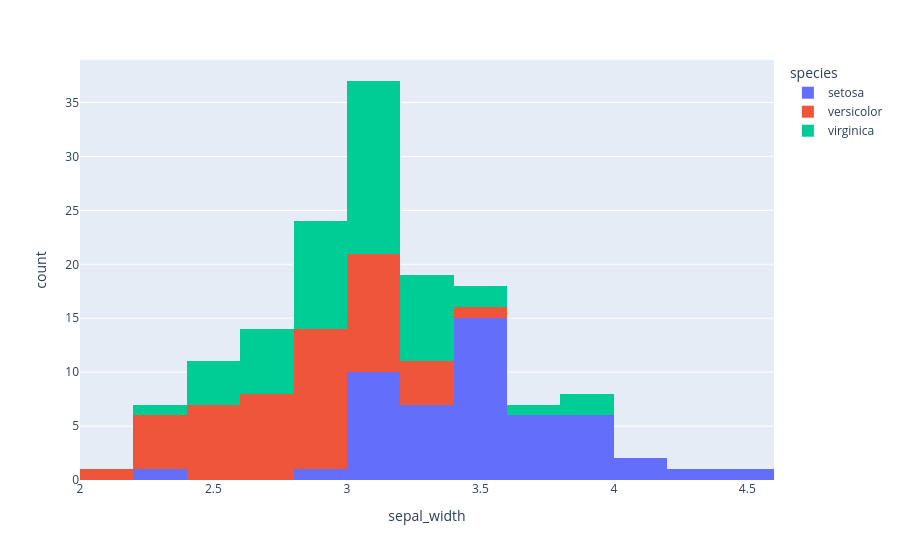

The cell this chart's notebook holds for it:
### Code cell
# Histogram 
fig6 = px.histogram(df, x='sepal_width', color='species')
fig6.show()

# save the plot
fig6.write_image('./outputs/fig6.png', scale=3)

### Figure 1 — Plotly figure (JSON) as saved in the notebook; plotly's stock layout.template omitted (floating-point values rounded to 4 significant figures)
{"data": [{"bingroup": "x", "hovertemplate": "species=setosa<br>sepal_width=%{x}<br>count=%{y}<extra></extra>", "legendgroup": "setosa", "marker": {"color": "#636efa", "pattern": {"shape": ""}}, "name": "setosa", "orientation": "v", "showlegend": true, "type": "histogram", "x": [3.5, 3.0, 3.2, 3.1, 3.6, 3.9, 3.4, 3.4, 2.9, 3.1, 3.7, 3.4, 3.0, 3.0, 4.0, 4.4, 3.9, 3.5, 3.8, 3.8, 3.4, 3.7, 3.6, 3.3, 3.4, 3.0, 3.4, 3.5, 3.4, 3.2, 3.1, 3.4, 4.1, 4.2, 3.1, 3.2, 3.5, 3.6, 3.0, 3.4, 3.5, 2.3, 3.2, 3.5, 3.8, 3.0, 3.8, 3.2, 3.7, 3.3], "xaxis": "x", "yaxis": "y"}, {"bingroup": "x", "hovertemplate": "species=versicolor<br>sepal_width=%{x}<br>count=%{y}<extra></extra>", "legendgroup": "versicolor", "marker": {"color": "#EF553B", "pattern": {"shape": ""}}, "name": "versicolor", "orientation": "v", "showlegend": true, "type": "histogram", "x": [3.2, 3.2, 3.1, 2.3, 2.8, 2.8, 3.3, 2.4, 2.9, 2.7, 2.0, 3.0, 2.2, 2.9, 2.9, 3.1, 3.0, 2.7, 2.2, 2.5, 3.2, 2.8, 2.5, 2.8, 2.9, 3.0, 2.8, 3.0, 2.9, 2.6, 2.4, 2.4, 2.7, 2.7, 3.0, 3.4, 3.1, 2.3, 3.0, 2.5, 2.6, 3.0, 2.6, 2.3, 2.7, 3.0, 2.9, 2.9, 2.5, 2.8], "xaxis": "x", "yaxis": "y"}, {"bingroup": "x", "hovertemplate": "species=virginica<br>sepal_width=%{x}<br>count=%{y}<extra></extra>", "legendgroup": "virginica", "marker": {"color": "#00cc96", "pattern": {"shape": ""}}, "name": "virginica", "orientation": "v", "showlegend": true, "type": "histogram", "x": [3.3, 2.7, 3.0, 2.9, 3.0, 3.0, 2.5, 2.9, 2.5, 3.6, 3.2, 2.7, 3.0, 2.5, 2.8, 3.2, 3.0, 3.8, 2.6, 2.2, 3.2, 2.8, 2.8, 2.7, 3.3, 3.2, 2.8, 3.0, 2.8, 3.0, 2.8, 3.8, 2.8, 2.8, 2.6, 3.0, 3.4, 3.1, 3.0, 3.1, 3.1, 3.1, 2.7, 3.2, 3.3, 3.0, 2.5, 3.0, 3.4, 3.0], "xaxis": "x", "yaxis": "y"}], "layout": {"barmode": "relative", "legend": {"title": {"text": "species"}, "tracegroupgap": 0}, "margin": {"t": 60}, "xaxis": {"anchor": "y", "domain": [0, 1], "title": {"text": "sepal_width"}}, "yaxis": {"anchor": "x", "domain": [0, 1], "title": {"text": "count"}}}}
